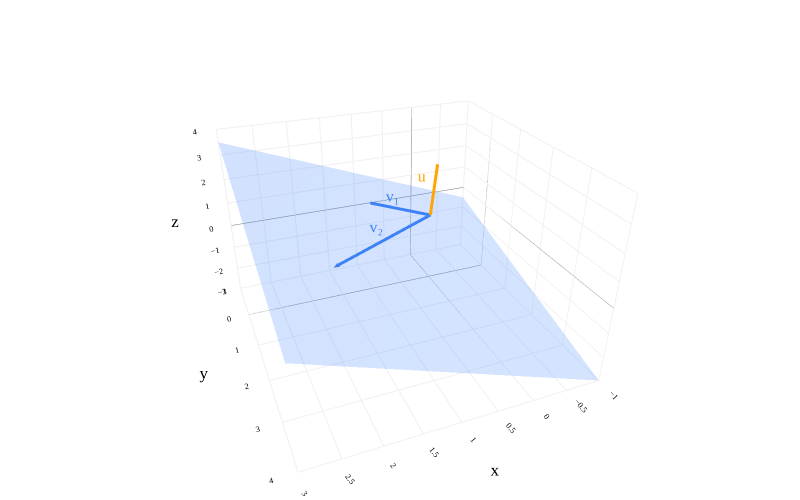

The notebook cell saved with this chart:
### Markdown cell above
---
numbering: false
---
# 4.1. Span

## Overview

At the end of [Chapter 3.4](../03_vectors/04-projecting-onto-a-single-vector.ipynb), we considered the problem of approximating $\color{orange}\vec u = \begin{bmatrix} 1 \\ 3 \\ 6 \end{bmatrix}$ using a linear combination of $\color{#3d81f6} \vec v_1 = \begin{bmatrix} 1 \\ 0 \\ 1 \end{bmatrix}$ and $\color{#3d81f6} \vec v_2 = \begin{bmatrix} 2 \\ 2 \\ 1 \end{bmatrix}$.

### Code cell
from utils import plot_vectors
import numpy as np
import plotly.graph_objects as go

# Define the vectors
u = (1, 3, 6)
v1 = (1, 0, 1)
v2 = (2, 2, 1)

# Plot the vectors using plot_vectors function
vectors = [
    (u, "orange", r"u"),
    (v1, "#3d81f6", r"v₁"), 
    (v2, "#3d81f6", r"v₂"),
]

fig = plot_vectors(vectors, show_axis_labels=True, vdeltay=1)

# Make the plane look more rectangular by using a smaller, symmetric range for s and t
plane_extent = 20  # controls the "size" of the rectangle
num_points = 3   # fewer points for a cleaner rectangle

s_range = np.linspace(-plane_extent, plane_extent, num_points)
t_range = np.linspace(-plane_extent, plane_extent, num_points)
s_grid, t_grid = np.meshgrid(s_range, t_range)

plane_x = s_grid * v1[0] + t_grid * v2[0]
plane_y = s_grid * v1[1] + t_grid * v2[1]
plane_z = s_grid * v1[2] + t_grid * v2[2]

fig.add_trace(go.Surface(
    x=plane_x,
    y=plane_y,
    z=plane_z,
    opacity=0.8,
    colorscale=[[0, 'rgba(61,129,246,0.3)'], [1, 'rgba(61,129,246,0.3)']],
    showscale=False,
))

fig.update_layout(
    scene_camera=dict(
        eye=dict(x=0.8, y=2, z=1.2)
    ),
    scene=dict(
        zaxis=dict(range=[-3, 4])  # ensure z-axis hits -3
    ),
)

fig.show()

### Figure 1 — Plotly figure (JSON) as saved in the notebook; plotly's stock layout.template omitted (floating-point values rounded to 4 significant figures)
{"data": [{"hovertemplate": "(%{x}, %{y}, %{z})<extra></extra>", "line": {"color": "orange", "width": 6}, "mode": "lines", "showlegend": false, "type": "scatter3d", "x": [0, 1], "y": [0, 3], "z": [0, 6]}, {"colorscale": [[0, "orange"], [1, "orange"]], "hoverinfo": "skip", "showlegend": false, "showscale": false, "sizemode": "raw", "sizeref": 0.4, "type": "cone", "u": [0.1], "v": [0.3], "w": [0.6], "x": [1], "y": [3], "z": [6]}, {"hoverinfo": "skip", "mode": "text", "showlegend": false, "text": ["u"], "textfont": {"color": "orange", "family": "Palatino", "size": 16}, "textposition": "middle center", "type": "scatter3d", "x": [0.6423], "y": [1.342], "z": [3]}, {"hovertemplate": "(%{x}, %{y}, %{z})<extra></extra>", "line": {"color": "#3d81f6", "width": 6}, "mode": "lines", "showlegend": false, "type": "scatter3d", "x": [0, 1], "y": [0, 0], "z": [0, 1]}, {"colorscale": [[0, "#3d81f6"], [1, "#3d81f6"]], "hoverinfo": "skip", "showlegend": false, "showscale": false, "sizemode": "raw", "sizeref": 0.4, "type": "cone", "u": [0.1], "v": [0], "w": [0.1], "x": [1], "y": [0], "z": [1]}, {"hoverinfo": "skip", "mode": "text", "showlegend": false, "text": ["v₁"], "textfont": {"color": "#3d81f6", "family": "Palatino", "size": 16}, "textposition": "middle center", "type": "scatter3d", "x": [0.5], "y": [-0.5], "z": [0.5]}, {"hovertemplate": "(%{x}, %{y}, %{z})<extra></extra>", "line": {"color": "#3d81f6", "width": 6}, "mode": "lines", "showlegend": false, "type": "scatter3d", "x": [0, 2], "y": [0, 2], "z": [0, 1]}, {"colorscale": [[0, "#3d81f6"], [1, "#3d81f6"]], "hoverinfo": "skip", "showlegend": false, "showscale": false, "sizemode": "raw", "sizeref": 0.4, "type": "cone", "u": [0.2], "v": [0.2], "w": [0.1], "x": [2], "y": [2], "z": [1]}, {"hoverinfo": "skip", "mode": "text", "showlegend": false, "text": ["v₂"], "textfont": {"color": "#3d81f6", "family": "Palatino", "size": 16}, "textposition": "middle center", "type": "scatter3d", "x": [1.106], "y": [0.6464], "z": [0.5]}, {"colorscale": [[0, "rgba(61,129,246,0.3)"], [1, "rgba(61,129,246,0.3)"]], "opacity": 0.8, "showscale": false, "type": "surface", "x": [[-60.0, -40.0, -20.0], [-20.0, 0.0, 20.0], [20.0, 40.0, 60.0]], "y": [[-40.0, -40.0, -40.0], [0.0, 0.0, 0.0], [40.0, 40.0, 40.0]], "z": [[-40.0, -20.0, 0.0], [-20.0, 0.0, 20.0], [0.0, 20.0, 40.0]]}], "layout": {"font": {"color": "black", "family": "Palatino", "size": 14}, "height": 500, "margin": {"b": 0, "l": 0, "r": 0, "t": 0}, "paper_bgcolor": "white", "plot_bgcolor": "white", "scene": {"aspectratio": {"x": 1.2, "y": 1.2, "z": 0.8}, "bgcolor": "white", "camera": {"eye": {"x": 0.8, "y": 2, "z": 1.2}}, "xaxis": {"backgroundcolor": "white", "gridcolor": "#f0f0f0", "range": [-1, 3], "showbackground": true, "tickfont": {"size": 10}, "title": {"text": "x"}, "zerolinecolor": "gray"}, "yaxis": {"backgroundcolor": "white", "gridcolor": "#f0f0f0", "range": [-1, 4], "showbackground": true, "tickfont": {"size": 10}, "title": {"text": "y"}, "zerolinecolor": "gray"}, "zaxis": {"backgroundcolor": "white", "gridcolor": "#f0f0f0", "range": [-3, 4], "showbackground": true, "tickfont": {"size": 10}, "title": {"text": "z"}, "zerolinecolor": "gray"}}, "width": 800}}
